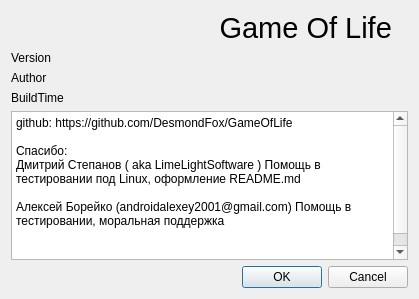
<?xml version="1.0" encoding="UTF-8"?>
<ui version="4.0">
 <class>AboutDialog</class>
 <widget class="QDialog" name="AboutDialog">
  <property name="geometry">
   <rect>
    <x>0</x>
    <y>0</y>
    <width>419</width>
    <height>299</height>
   </rect>
  </property>
  <property name="windowTitle">
   <string>О программе</string>
  </property>
  <layout class="QVBoxLayout" name="verticalLayout">
   <item>
    <widget class="QLabel" name="label">
     <property name="font">
      <font>
       <pointsize>22</pointsize>
      </font>
     </property>
     <property name="text">
      <string>Game Of Life  </string>
     </property>
     <property name="alignment">
      <set>Qt::AlignRight|Qt::AlignTrailing|Qt::AlignVCenter</set>
     </property>
    </widget>
   </item>
   <item>
    <widget class="QLabel" name="labelVersion">
     <property name="text">
      <string>Version</string>
     </property>
    </widget>
   </item>
   <item>
    <widget class="QLabel" name="labelAuthor">
     <property name="text">
      <string>Author</string>
     </property>
    </widget>
   </item>
   <item>
    <widget class="QLabel" name="labelBuild">
     <property name="text">
      <string>BuildTime</string>
     </property>
    </widget>
   </item>
   <item>
    <spacer name="verticalSpacer">
     <property name="orientation">
      <enum>Qt::Vertical</enum>
     </property>
     <property name="sizeHint" stdset="0">
      <size>
       <width>20</width>
       <height>40</height>
      </size>
     </property>
    </spacer>
   </item>
   <item>
    <widget class="QPlainTextEdit" name="plainTextEdit">
     <property name="readOnly">
      <bool>true</bool>
     </property>
     <property name="plainText">
      <string>github: https://github.com/DesmondFox/GameOfLife

Спасибо:
Дмитрий Степанов ( aka LimeLightSoftware ) Помощь в тестировании под Linux, оформление README.md

Алексей Борейко (androidalexey2001@gmail.com) Помощь в тестировании, моральная поддержка

</string>
     </property>
    </widget>
   </item>
   <item>
    <widget class="QDialogButtonBox" name="buttonBox">
     <property name="orientation">
      <enum>Qt::Horizontal</enum>
     </property>
     <property name="standardButtons">
      <set>QDialogButtonBox::Cancel|QDialogButtonBox::Ok</set>
     </property>
    </widget>
   </item>
  </layout>
 </widget>
 <resources/>
 <connections>
  <connection>
   <sender>buttonBox</sender>
   <signal>accepted()</signal>
   <receiver>AboutDialog</receiver>
   <slot>accept()</slot>
   <hints>
    <hint type="sourcelabel">
     <x>248</x>
     <y>254</y>
    </hint>
    <hint type="destinationlabel">
     <x>157</x>
     <y>274</y>
    </hint>
   </hints>
  </connection>
  <connection>
   <sender>buttonBox</sender>
   <signal>rejected()</signal>
   <receiver>AboutDialog</receiver>
   <slot>reject()</slot>
   <hints>
    <hint type="sourcelabel">
     <x>316</x>
     <y>260</y>
    </hint>
    <hint type="destinationlabel">
     <x>286</x>
     <y>274</y>
    </hint>
   </hints>
  </connection>
 </connections>
</ui>
